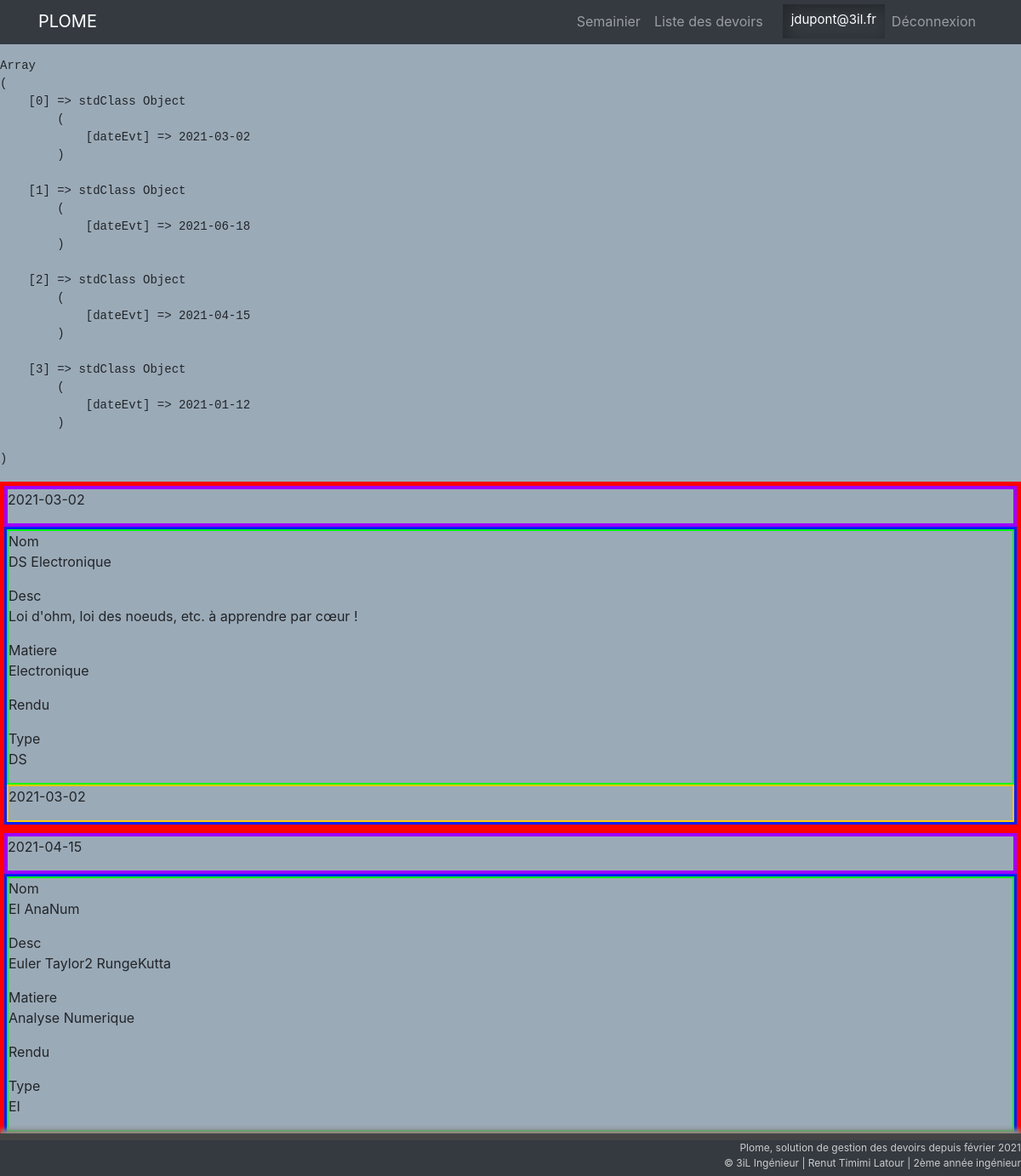
The app's page /index.php?page=6 (signed in) with its own data.
### tables this page shows
CREATE TABLE IF NOT EXISTS `evenement` (
  `idEvenement` int NOT NULL AUTO_INCREMENT,
  `nom` varchar(255) NOT NULL,
  `dateEvt` date NOT NULL,
  `description` varchar(255) DEFAULT NULL,
  `idMatiere` int NOT NULL,
  `typeRendu` varchar(255) NOT NULL,
  `idClasse` int NOT NULL,
  `idType` int NOT NULL,
  PRIMARY KEY (`idEvenement`)
);

CREATE TABLE IF NOT EXISTS `matiere` (
  `idMatiere` int NOT NULL AUTO_INCREMENT,
  `nom` varchar(255) NOT NULL,
  PRIMARY KEY (`idMatiere`)
);

### Models/UtilisateurManager.php (called while the page is built, shortened)
<?php
class UtilisateurManager{
	private $bd;
	public function __construct($bd){
		$this->bd = $bd;
	}
	public function getUtilisateurById($id){
		$req = $this->bd->prepare('SELECT idUtilisateur, mail, mdp, idClasse FROM utilisateur WHERE idUtilisateur = :idUtilisateur;');
		$req->bindValue(':idUtilisateur', $id, PDO::PARAM_INT);
		$req->execute();
		$utilisateur = new Utilisateur($req->fetch(PDO::FETCH_OBJ));
		return $utilisateur;
	}
}

### Models/UtilisateurClass.php (called while the page is built, shortened)
<?php
class Utilisateur{
	private $idUtilisateur;
	private $idClasse;
	public function __construct($valeurs = array()){
		if(!empty($valeurs)){
			$this->affecte($valeurs);
		}else{
			$this->isOK = false;
		}
	}
	public function affecte($donnee){
		foreach($donnee as $attribut => $valeur){
			$db = Database::getInstance();
			$managerclasse = new ClasseManager($db);
			$managerdevoirs = new LienUtilisateurEvenementManager($db);
			$managerroll = new RoleManager($db);
			$this->classeUt = $managerclasse->getClasseById($this->getUtClassId());
			$this->ListRole = $managerroll->getRoleByUserId($this->getUtId());
		}
  }
	public function setUtId($valeur){
		$this->idUtilisateur = $valeur;
	}
	public function setUtClassId($valeur){
		$this->idClasse = $valeur;
	}
	public function getUtId(){
		return $this->idUtilisateur;
	}
	public function getUtClassId(){
		return $this->idClasse;
	}
}

### Models/ClasseManager.php (called while the page is built, shortened)
<?php
class ClasseManager{
	private $bd;
	public function __construct($bd){
		$this->bd = $bd;
	}
	public function getClasseById($id){
		$req = $this->bd->prepare('SELECT idClasse, promotion, groupe, anneeDiplome FROM classe WHERE idClasse = :idClasse;');
		$req->bindValue(':idClasse', $id, PDO::PARAM_INT);
		$req->execute();
		$classe = new Classe($req->fetch(PDO::FETCH_OBJ));
		return $classe;
	}
}

### Models/LienUtilisateurEvenementManager.php (called while the page is built, shortened)
<?php
class LienUtilisateurEvenementManager{
	private $bd;
	public function __construct($bd){
		$this->bd = $bd;
	}
  public function getAllDevoirsByIdUt($id){
    $ListeDev = array();
    $req = $this->bd->prepare('SELECT idUtilisateur, idEvenement, fait FROM lienutilisateurevenement WHERE idUtilisateur = :idUtilisateur;');
    return $ListeDev;
  }
}

### Models/RoleManager.php (called while the page is built, shortened)
<?php
class RoleManager{
	private $bd;
	public function __construct($bd){
		$this->bd = $bd;
	}
  public function getRoleByUserId($idU){
		$ListeR = array();
		$req = $this->bd->prepare('SELECT role.idRole,nomRole,idUtilisateur FROM role INNER JOIN lienutilisateurrole ON lienutilisateurrole.idRole = role.idRole WHERE idUtilisateur = :idUtilisateur;');
		$req->bindValue(':idUtilisateur', $idU, PDO::PARAM_INT);
		$req->execute();
    while ($r = $req->fetch(PDO::FETCH_OBJ) ) {
			$ListeR[] = new Role($r);
		}
		return $ListeR;
	}
}

### Models/RoleClass.php (called while the page is built, shortened)
<?php
class Role{
	private $idRole;
	private $delegue;
	public function affecte($donnee){
		foreach($donnee as $attribut => $valeur){
			if($this->idRole == 2){
				$this->delegue = true;
			}else{
				$this->delegue = false;
			}
		}
  }
	public function setRoleId($valeur){
		$this->idRole = $valeur;
	}
	public function getRoleDelegue(){
		return $this->delegue;
	}
}

### Models/EvenementManager.php (called while the page is built, shortened)
<?php
class EvenementManager{
	private $bd;
	public function __construct($bd){
		$this->bd = $bd;
	}
	public function getEvenementsByIdClasse($idC){
		$ListeEv = array();
		$req = $this->bd->prepare('SELECT idEvenement, nom, dateEvt, description, idMatiere, typeRendu, idClasse, idType FROM evenement WHERE idClasse = :idClasse;');
		$req->bindValue(':idClasse', $idC, PDO::PARAM_INT);
		$req->execute();
		while($event = $req->fetch(PDO::FETCH_OBJ)){
			$ListeEv[] = new Evenement($event);
		}
		return $ListeEv;
	}
}

### Models/EvenementClass.php (called while the page is built, shortened)
<?php
class Evenement{
	private $idMatiere;
  	public function affecte($donnee){
  		foreach($donnee as $attribut => $valeur){
				$db = Database::getInstance();
				$managerMatiere = new MatiereManager($db);
  		}
    }
  	public function setEvtMatiereId($valeur){
  		$this->idMatiere = $valeur;
  	}
  	public function getEvtMatiereId(){
  		return $this->idMatiere;
  	}
}

### Models/MatiereManager.php (called while the page is built, shortened)
<?php
class MatiereManager{
	private $bd;
	public function __construct($bd){
		$this->bd = $bd;
	}
	public function getMatiereById($id){
		$req = $this->bd->prepare('SELECT idMatiere, nom FROM matiere WHERE idMatiere = :idMatiere;');
		$req->bindValue(':idMatiere', $id, PDO::PARAM_INT);
		$req->execute();
		$matiere = new Matiere($req->fetch(PDO::FETCH_OBJ));
		return $matiere;
	}
}

### Template/listerEvenement.php (the view, shortened to what this page needs)
<?php
$db = Database::getInstance();
$managerevent=new EvenementManager($db);
$manageruser=new UtilisateurManager($db);
if(isset($_SESSION['idUtilisateur'])) {
$user = $manageruser->getUtilisateurById($_SESSION['idUtilisateur']);
$ListEvent = $managerevent->getEvenementsByIdClasse($user->getUtClassId());
echo "<pre>";
print_r($managerevent->getAllDate());
echo "</pre>";
?>
<div class="containerEvent">
  <div class="listeEvent">
    <?php foreach($ListEvent as $event){?>
    <div class="elemDevoirs" style="border: 5px solid #ff0000;">
      <div class="txtJour"  style="border: 4px solid #9d00ff;">
        <p><?php echo $event->getEvtDate() ?></p>
      </div>
      <div class="txtDevoir"  style="border: 3px solid #001fff;">
          <div class="descDevoir"  style="border: 2px solid #00ff14;">
              <span>Nom</span><p><?php echo $event->getEvtNom() ?></p>
              <span>Desc</span><p><?php echo $event->getEvtDescription() ?></p>
              <span>Matiere</span><p><?php echo (($event->getEvtMatiere())->getMatNom()) ?></p>
              <span>Rendu</span><p><?php echo $event->getEvtTypeRendu() ?></p>
              <span>Type</span><p><?php echo $event->getEvtType()->getTypeEvenementNom() ?></p>
          </div>
          <div class="cocheDevoir"  style="border: 2px solid #ffc800;">
              <p><?php echo $event->getEvtDate() ?></p>
          </div>
      </div>
    </div>
    <?php } ?>
  </div>
</div>
<?php }else{
  ?>
<p>Erreur, Vous devez être connecté pour accéder à vos devoirs.</p>
<?php } ?>

### Css/style.css (style rules this page uses)
html,body { margin: auto; background-color : #9baab7; }

### records on screen
evenement: dateEvt "2021-03-02", nom "DS Electronique", description "Loi d'ohm, loi des noeuds, etc. à apprendre par cœur !", idMatiere.nom "Electronique", TypeEvenementNom "DS"
evenement: dateEvt "2021-04-15", nom "EI AnaNum", description "Euler Taylor2 RungeKutta", idMatiere.nom "Analyse Numerique", TypeEvenementNom "EI"

### other values on screen
$_SESSION['mail'] "jdupont@3il.fr"
